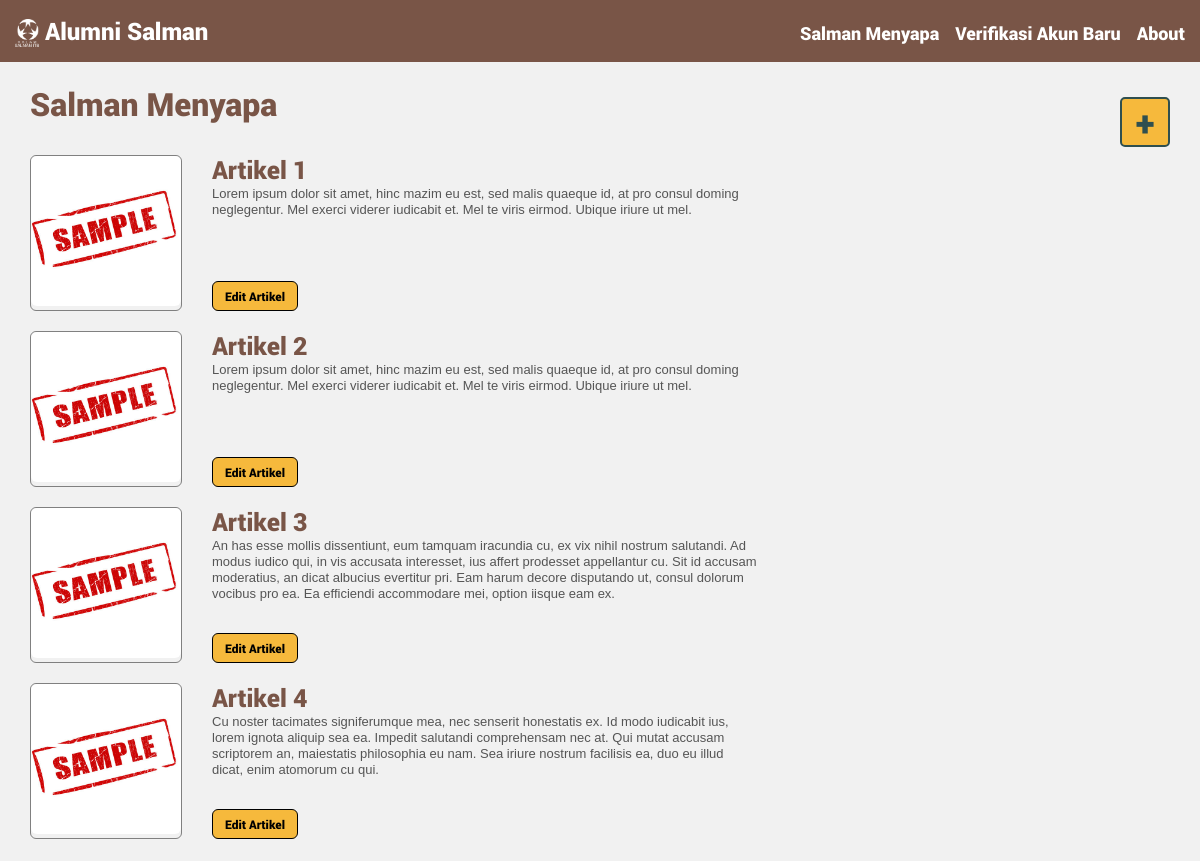
The app's page /menyapa/list/ (signed in), older data.
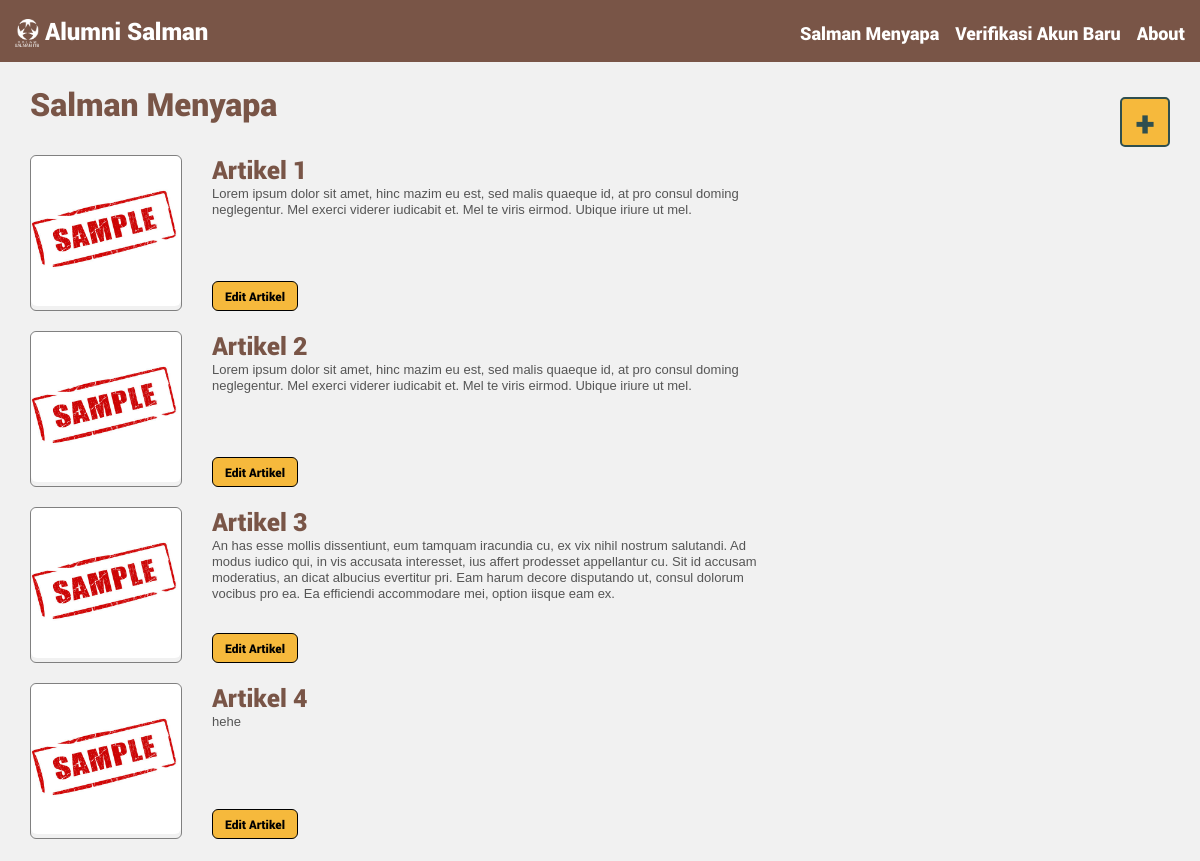
The same page, newer data.
### alumni/models.py (models this page shows)
class ArticleClip(Model):
    @property
    def article_id(self):
        return self.id
    judul = CharField(max_length=100, null=True)
    deskripsi = TextField(null=True)
    konten = TextField(null=True)
    thumbnail = FileField(upload_to='article-thumbnails/')

### alumni/views.py (the view)
# urls.py: url(r'^menyapa/list/$', menyapaList, name='menyapaList'),
def menyapaList(request):
    if request.user.is_authenticated:
        articleClips = ArticleClip.objects.all()
        context = {'articleClips': articleClips}
        return render(request, 'menyapa_list.html', context)
    else:
        return redirect("/login/")

### alumni/templates/menyapa_list.html (shortened to what this page needs)
{% extends "base.html" %}
{% block content %}
<div class="menyapa-list-container">
	<div>
		<h1 style="font-family: Roboto-Black; color: #795547; padding-bottom: 10px;">Salman Menyapa</h1>
		<ul id="article-list">
			{% for articleClip in articleClips %}
			<li class="article-clip-container">
				<div class="article-clip-left">
					<img src={{ articleClip.thumbnail.url }} alt={{ articleClip.thumbnail.name }}>
				</div>
				<div class="article-clip-right">
					<div>
						<span class="article-clip-title">{{ articleClip.judul }}</span><br>
						<span class="article-clip-desc">{{ articleClip.deskripsi }}</span>
					</div>
					<form action="{% url 'menyapaEdit' articleClip.article_id%}" method="post">
                        <button type="submit" class="buttonLogin" style="font-size: 12px; font-family: Roboto-Black; padding: 6px 12px;"><span>Edit Artikel </span></button>
					</form>
				</div>
			</li>
			{% endfor %}
		</ul>
	</div>
	<div>
		<form action="{% url 'about' %}" method="post">
		    <input class="article-clip-add" type="submit" value="+" />
		</form>
	</div>
</div>
{% endblock %}

### alumni/templates/base.html (shortened to what this page needs)
<!DOCTYPE html>
<html>
{% load static %}
<head>
  <link rel="stylesheet" type="text/css" href="{% static 'css/app.css' %}">
  <link rel="stylesheet" href="https://use.fontawesome.com/releases/v5.0.9/css/all.css">
</head>
<body>
  <div id="navbar">
    <a href="/" class="alignleft"><img src="{% static 'img/logo-putih.png' %}" style="max-width: 24px; vertical-align: bottom;"> Alumni Salman</a>
    {% if user.is_authenticated %}
      <a href="{% url 'about' %}" class="alignright fitur">About</a>
      <a href="{% url 'verifikasi' %}" class="alignright fitur">Verifikasi Akun Baru</a>
      <a href="{% url 'menyapaList' %}" class="alignright fitur">Salman Menyapa</a>
   	{% endif %}
  </div>
  <div id="content">
    {% block content %}{% endblock %}
  </div>
</body>
</html>

### alumni/static/css/app.css (style rules this page uses)
* { margin: 0; padding: 0; }
body { background-color: #f1f1f1; }
a { text-decoration: inherit; }
#navbar { background-color: #795547; color:white; padding: 15px; font-family: Roboto-Black; font-size: 24px; }
#navbar a { color: white; }
#navbar .alignright { float: right; text-align:right; margin-left: 16px; padding-top: 6px; font-size: 18px; }
#content { width: 500px; margin: auto; padding-top: 170px; height: 300px; }
ul { list-style-type: none; color: red; font-family: monospace; margin-bottom: 12px; margin-top: -36px; }
.buttonConfirm, .buttonLogin { cursor: pointer; border-radius: 6px; background-color: #F6B93C; border-color: black; border-style: solid; border-width: 1px; text-align: center; font-size: 18px; padding: 6px 32px; float: right; }
.buttonLogin { margin-top: 12px; }
.buttonConfirm span, .buttonLogin span { display: inline-block; position: relative; transition: 0.5s; }
.buttonConfirm span:after, .buttonLogin span:after { content: '\00bb'; position: absolute; opacity: 0; top: 0; right: 20px; transition: 0.5s; }

### alumni/templates/menyapa_list.html (style rules this page uses)
div#content { margin: auto; padding-top: 20px; width: 95%; }
.menyapa-list-container { display: flex; flex-direction: row; justify-content: space-between; align-items: stretch; }
ul#article-list { margin-top: 10px; }
li.article-clip-container { display: flex; flex-direction: row; justify-content: flex-start; align-items: stretch; padding-top: 10px; padding-bottom: 10px; }
li.article-clip-container img { border-radius: 6px; height: 150px; width: 150px; }
li.article-clip-container div.article-clip-right { display: flex; flex-direction: column; justify-content: space-between; align-items: flex-start; width: 50%; margin-left: 30px; margin-top: -2px; }
li.article-clip-container div.article-clip-left { border: 1.5px solid grey; border-radius: 6px; }
.article-clip-title { font-size: 25px; font-family: Roboto-Black; color: #795547; }
.article-clip-desc { font-size: 13px; font-family: sans-serif; color: #555; max-height: 70px; overflow-y: auto; }
.article-clip-add { font-size: 35px; font-family: Roboto-Black; color: darkslategrey; border: 2px solid darkslategrey; border-radius: 5px; background-color: #f6b93c; width: 50px; height: 50px; cursor: pointer; margin-top: 15px; }

Row changes from the older to the newer data that the page shows:
changed ArticleClip "Artikel 4": deskripsi "Cu noster tacimates signiferumque mea, nec senserit honestatis ex. Id modo iudicabit ius, lorem ignota aliquip sea ea. Impedit salutandi comprehensam nec at. Qui mutat accusam scriptorem an, maiestatis philosophia eu nam. Sea iriure nostrum facilisis ea, duo eu illud dicat, enim atomorum cu qui." → "hehe"
